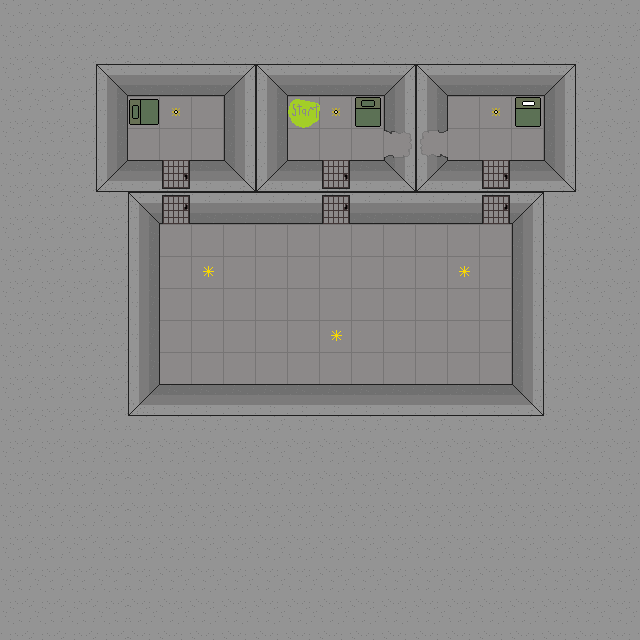

The image is a tile-based game level rendered from a .tmx file. Its description and complete source (layers, tilesets, objects, tile grids) follow:
An orthogonal 20x20 tile map with 32x32 px tiles, 4 tile layers (Tiles, Tiles Over, Specials, Specials), 2 tilesets.

<map version="1.0" orientation="orthogonal" renderorder="right-down" width="20" height="20" tilewidth="32" tileheight="32" nextobjectid="1">
 <tileset firstgid="1" source="../Tiles.tsx" />
 <tileset firstgid="61" source="../Specials.tsx" />
 <layer name="Tiles" width="20" height="20">
  <data encoding="csv">
2147483649,2147483649,2147483649,2147483649,2147483649,2147483649,2147483649,2147483649,2147483649,2147483649,2147483649,2147483649,2147483649,2147483649,2147483649,2147483649,2147483649,2147483649,2147483649,2147483649,
2147483649,2147483649,2147483649,2147483649,1,1,1,1,1,1,1,1,1,1,1,1,1,1,1,1,
2147483649,2147483649,2147483649,3221225476,3221225475,3221225475,3221225475,1610612740,3221225476,3221225475,3221225475,3221225475,1610612740,3221225476,3221225475,3221225475,3221225475,1610612740,1,1,
2147483649,2147483649,2147483649,2684354563,12,12,12,1610612739,2684354563,12,12,12,1610612739,2684354563,12,12,12,1610612739,1,1,
2147483649,2147483649,2147483649,2684354563,12,12,12,1610612739,2684354563,12,12,12,12,12,12,12,12,1610612739,1,1,
2147483649,2147483649,2147483649,2684354564,3,12,3,4,2684354564,3,12,3,4,2684354564,3,12,3,4,1,1,
2147483649,2147483649,2147483649,2147483649,3221225476,12,3221225475,3221225475,3221225475,3221225475,12,3221225475,3221225475,3221225475,3221225475,12,1610612740,1,1,1,
2147483649,2147483649,2147483649,2147483649,2684354563,12,12,12,12,12,12,12,12,12,12,12,1610612739,1,1,1,
2147483649,2147483649,2147483649,2147483649,2684354563,12,12,12,12,12,12,12,12,12,12,12,1610612739,1,1,1,
2147483649,2147483649,2147483649,2147483649,2684354563,12,12,12,12,12,12,12,12,12,12,12,1610612739,1,1,1,
2147483649,2147483649,2147483649,2147483649,2684354563,12,12,12,12,12,12,12,12,12,12,12,1610612739,1,1,1,
2147483649,2147483649,2147483649,2147483649,2684354563,12,12,12,12,12,12,12,12,12,12,12,1610612739,1,1,1,
2147483649,2147483649,2147483649,2147483649,2684354564,3,3,3,3,3,3,3,3,3,3,3,4,1,1,1,
2147483649,2147483649,2147483649,2147483649,1,1,1,1,1,1,1,1,1,1,1,1,1,1,1,1,
2147483649,2147483649,2147483649,2147483649,1,1,1,1,1,1,1,1,1,1,1,1,1,1,1,1,
2147483649,2147483649,2147483649,2147483649,1,1,1,1,1,1,1,1,1,1,1,1,1,1,1,1,
2147483649,2147483649,2147483649,2147483649,1,1,1,1,1,1,1,1,1,1,1,1,1,1,1,1,
2147483649,2147483649,2147483649,2147483649,1,1,1,1,1,1,1,1,1,1,1,1,1,1,1,1,
2147483649,2147483649,2147483649,2147483649,1,1,1,1,1,1,1,1,1,1,1,1,1,1,1,1,
2147483649,2147483649,2147483649,2147483649,1,1,1,1,1,1,1,1,1,1,1,1,1,1,1,1
</data>
 </layer>
 <layer name="Tiles Over" width="20" height="20">
  <data encoding="csv">
0,0,0,0,0,0,0,0,0,0,0,0,0,0,0,0,0,0,0,0,
0,0,0,0,0,0,0,0,0,0,0,0,0,0,0,0,0,0,0,0,
0,0,0,0,0,0,0,0,0,0,0,0,0,0,0,0,0,0,0,0,
0,0,0,0,1610612809,0,0,0,0,0,0,73,0,0,0,0,73,0,0,0,
0,0,0,0,0,0,0,0,0,0,0,0,2684354566,1610612742,0,0,0,0,0,0,
0,0,0,0,0,3221225477,0,0,0,0,3221225477,0,0,0,0,3221225477,0,0,0,0,
0,0,0,0,0,5,0,0,0,0,5,0,0,0,0,5,0,0,0,0,
0,0,0,0,0,0,0,0,0,0,0,0,0,0,0,0,0,0,0,0,
0,0,0,0,0,0,0,0,0,0,0,0,0,0,0,0,0,0,0,0,
0,0,0,0,0,0,0,0,0,0,0,0,0,0,0,0,0,0,0,0,
0,0,0,0,0,0,0,0,0,0,0,0,0,0,0,0,0,0,0,0,
0,0,0,0,0,0,0,0,0,0,0,0,0,0,0,0,0,0,0,0,
0,0,0,0,0,0,0,0,0,0,0,0,0,0,0,0,0,0,0,0,
0,0,0,0,0,0,0,0,0,0,0,0,0,0,0,0,0,0,0,0,
0,0,0,0,0,0,0,0,0,0,0,0,0,0,0,0,0,0,0,0,
0,0,0,0,0,0,0,0,0,0,0,0,0,0,0,0,0,0,0,0,
0,0,0,0,0,0,0,0,0,0,0,0,0,0,0,0,0,0,0,0,
0,0,0,0,0,0,0,0,0,0,0,0,0,0,0,0,0,0,0,0,
0,0,0,0,0,0,0,0,0,0,0,0,0,0,0,0,0,0,0,0,
0,0,0,0,0,0,0,0,0,0,0,0,0,0,0,0,0,0,0,0
</data>
 </layer>
 <layer name="Specials" width="20" height="20">
  <data encoding="csv">
0,0,0,0,0,0,0,0,0,0,0,0,0,0,0,0,0,0,0,0,
0,0,0,0,0,0,0,0,0,0,0,0,0,0,0,0,0,0,0,0,
0,0,0,0,0,0,0,0,0,0,0,0,0,0,0,0,0,0,0,0,
0,0,0,0,1610612820,91,0,0,0,61,91,84,0,0,0,91,84,0,0,0,
0,0,0,0,0,0,0,0,0,0,0,0,0,0,0,0,0,0,0,0,
0,0,0,0,0,1073741896,0,0,0,0,1073741896,0,0,0,0,1073741896,0,0,0,0,
0,0,0,0,0,72,0,0,0,0,72,0,0,0,0,72,0,0,0,0,
0,0,0,0,0,0,0,0,0,0,0,0,0,0,0,0,0,0,0,0,
0,0,0,0,0,0,92,0,0,0,0,0,0,0,92,0,0,0,0,0,
0,0,0,0,0,0,0,0,0,0,0,0,0,0,0,0,0,0,0,0,
0,0,0,0,0,0,0,0,0,0,92,0,0,0,0,0,0,0,0,0,
0,0,0,0,0,0,0,0,0,0,0,0,0,0,0,0,0,0,0,0,
0,0,0,0,0,0,0,0,0,0,0,0,0,0,0,0,0,0,0,0,
0,0,0,0,0,0,0,0,0,0,0,0,0,0,0,0,0,0,0,0,
0,0,0,0,0,0,0,0,0,0,0,0,0,0,0,0,0,0,0,0,
0,0,0,0,0,0,0,0,0,0,0,0,0,0,0,0,0,0,0,0,
0,0,0,0,0,0,0,0,0,0,0,0,0,0,0,0,0,0,0,0,
0,0,0,0,0,0,0,0,0,0,0,0,0,0,0,0,0,0,0,0,
0,0,0,0,0,0,0,0,0,0,0,0,0,0,0,0,0,0,0,0,
0,0,0,0,0,0,0,0,0,0,0,0,0,0,0,0,0,0,0,0
</data>
 </layer>
 <layer name="Specials" width="20" height="20">
  <data encoding="csv">
0,0,0,0,0,0,0,0,0,0,0,0,0,0,0,0,0,0,0,0,
0,0,0,0,0,0,0,0,0,0,0,0,0,0,0,0,0,0,0,0,
0,0,0,0,0,0,0,0,0,0,0,0,0,0,0,0,0,0,0,0,
0,0,0,0,1610612819,0,0,0,0,0,0,83,0,0,0,0,0,0,0,0,
0,0,0,0,0,0,0,0,0,0,0,0,0,0,0,0,0,0,0,0,
0,0,0,0,0,0,0,0,0,0,0,0,0,0,0,0,0,0,0,0,
0,0,0,0,0,0,0,0,0,0,0,0,0,0,0,0,0,0,0,0,
0,0,0,0,0,0,0,0,0,0,0,0,0,0,0,0,0,0,0,0,
0,0,0,0,0,0,0,0,0,0,0,0,0,0,0,0,0,0,0,0,
0,0,0,0,0,0,0,0,0,0,0,0,0,0,0,0,0,0,0,0,
0,0,0,0,0,0,0,0,0,0,0,0,0,0,0,0,0,0,0,0,
0,0,0,0,0,0,0,0,0,0,0,0,0,0,0,0,0,0,0,0,
0,0,0,0,0,0,0,0,0,0,0,0,0,0,0,0,0,0,0,0,
0,0,0,0,0,0,0,0,0,0,0,0,0,0,0,0,0,0,0,0,
0,0,0,0,0,0,0,0,0,0,0,0,0,0,0,0,0,0,0,0,
0,0,0,0,0,0,0,0,0,0,0,0,0,0,0,0,0,0,0,0,
0,0,0,0,0,0,0,0,0,0,0,0,0,0,0,0,0,0,0,0,
0,0,0,0,0,0,0,0,0,0,0,0,0,0,0,0,0,0,0,0,
0,0,0,0,0,0,0,0,0,0,0,0,0,0,0,0,0,0,0,0,
0,0,0,0,0,0,0,0,0,0,0,0,0,0,0,0,0,0,0,0
</data>
 </layer>
</map>
